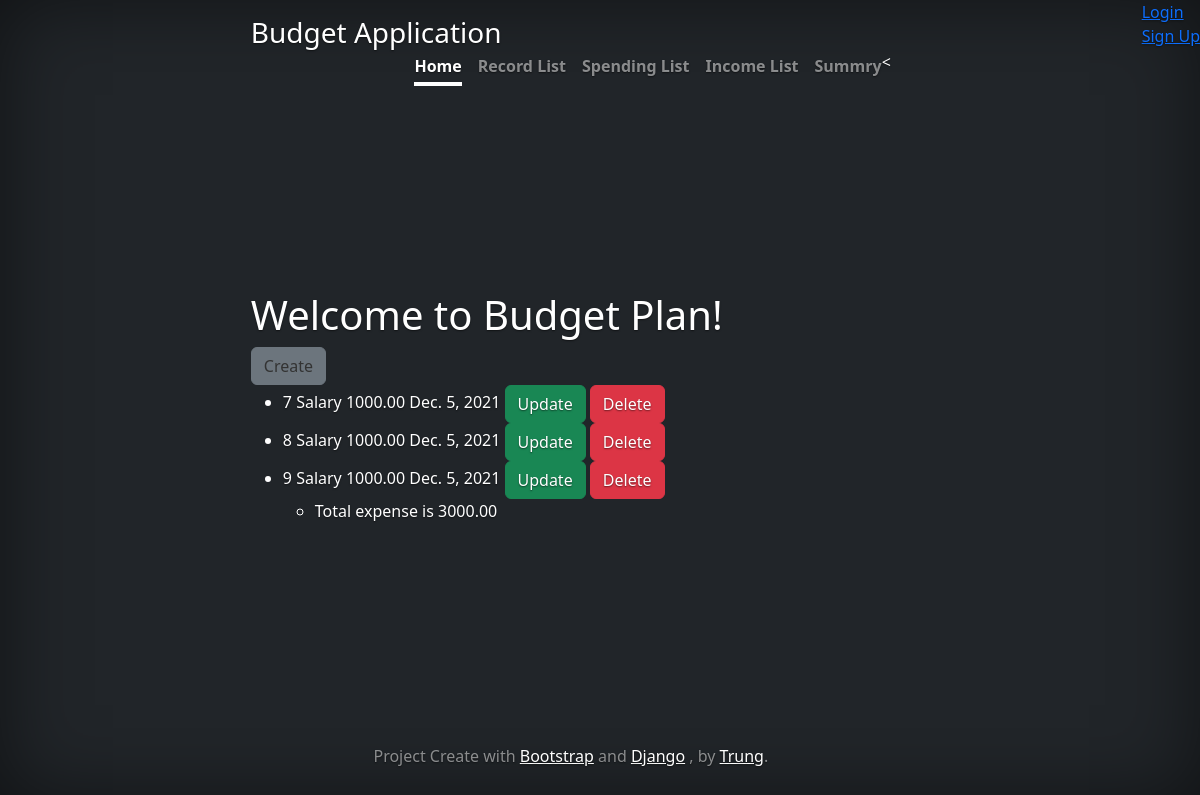
The app's page /budget/income/list/ with its own data.
### budget/models.py (models this page shows, shortened)
class Income(models.Model):
    class IncomeType(models.TextChoices):
        NONE = '',_('Type of Income')
        SALARY = 'Salary',_('Salary')
        DIVIDEND = 'Dividend',_('Dividend')
        EXTRA = 'Extra',_('Extra')
        BUSINESS = 'Business',_('Business')
    name = CharField(max_length=128)
    amount = DecimalField(max_digits=8,decimal_places=2)
    category = CharField(
        max_length=8,
        choices=IncomeType.choices,
        default=None,
    )
    date = DateField(default=datetime.date.today)# date field , default is today
    description = TextField()
    record = ForeignKey(Record, on_delete=models.CASCADE, null=True,related_name='income')

### budget/views.py (the view)
# urls.py: path('budget/income/list/', IncomeListView.as_view(), name='income_list'),
class IncomeListView(ListView):
    template_name = "incomes/list.html"
    model = Income
    def get_context_data(self,**kwargs):
        context=super().get_context_data(**kwargs)
        context['incomes'] = Income.objects.all() # get a query of all expenses
        total_incomes = context['incomes'].aggregate(Sum('amount')) #summ
        context['total_income'] = total_incomes
        return context

### budget/templates/incomes/list.html
{% extends "base.html" %}
{% block content %}
  <h1>Welcome to Budget Plan!</h1>
  <a class="btn btn-secondary" href="{% url 'income_create' %}" role="button">Create</a>
  <ul>
    {% for income in incomes %}
      <li>
        {{ income.pk }}
        {{ income.name }}
        {{ income.amount }}
        {{ income.date }}
        <a class="btn btn-success" href="{% url 'income_update' income.pk %}" role="button"> Update</a>
        <a class="btn btn-danger" href="{% url 'income_delete' income.pk %}" role="button"> Delete</a>
      </li>
    {% endfor %}
      <ul>
        <li>Total expense is {{ total_income.amount__sum|floatformat:2 }}</li>
      </ul>
  </ul>
{% endblock %}

### budget/templates/cover.css (style rules this page uses)
.btn-secondary, .btn-secondary:hover, .btn-secondary:focus { color: #333; text-shadow: none; }
body { text-shadow: 0 .05rem .1rem rgba(0, 0, 0, .5); box-shadow: inset 0 0 5rem rgba(0, 0, 0, .5); }

### records on screen
Income: pk "7", name "Salary", amount "1000.00", date "Dec. 5, 2021"
Income: pk "8", name "Salary", amount "1000.00", date "Dec. 5, 2021"
Income: pk "9", name "Salary", amount "1000.00", date "Dec. 5, 2021"

### other values on screen
{{ total_income.amount__sum|floatformat:2 }} "3000.00"
